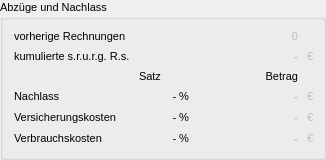
                      <widget class="QGroupBox" name="groupBox_reductions">
                       <property name="sizePolicy">
                        <sizepolicy hsizetype="Expanding" vsizetype="Preferred">
                         <horstretch>0</horstretch>
                         <verstretch>0</verstretch>
                        </sizepolicy>
                       </property>
                       <property name="font">
                        <font>
                         <pointsize>8</pointsize>
                         <italic>false</italic>
                         <underline>false</underline>
                        </font>
                       </property>
                       <property name="title">
                        <string>Abzüge und Nachlass</string>
                       </property>
                       <property name="flat">
                        <bool>true</bool>
                       </property>
                       <layout class="QGridLayout" name="gridLayout_3">
                        <property name="rightMargin">
                         <number>9</number>
                        </property>
                        <property name="horizontalSpacing">
                         <number>9</number>
                        </property>
                        <item row="2" column="1">
                         <widget class="QLabel" name="label_reduction_percent">
                          <property name="text">
                           <string>Satz</string>
                          </property>
                         </widget>
                        </item>
                        <item row="1" column="0">
                         <widget class="QLabel" name="label_prev_invoices">
                          <property name="text">
                           <string>kumulierte s.r.u.r.g. R.s.</string>
                          </property>
                         </widget>
                        </item>
                        <item row="5" column="0">
                         <widget class="QLabel" name="label_rebate">
                          <property name="text">
                           <string>Nachlass</string>
                          </property>
                         </widget>
                        </item>
                        <item row="0" column="0">
                         <widget class="QLabel" name="label_job_3">
                          <property name="font">
                           <font>
                            <pointsize>8</pointsize>
                            <weight>50</weight>
                            <bold>false</bold>
                           </font>
                          </property>
                          <property name="text">
                           <string>vorherige Rechnungen</string>
                          </property>
                         </widget>
                        </item>
                        <item row="1" column="2" colspan="3">
                         <widget class="QLabel" name="label_prev_invoices_amount">
                          <property name="enabled">
                           <bool>false</bool>
                          </property>
                          <property name="sizePolicy">
                           <sizepolicy hsizetype="Minimum" vsizetype="Preferred">
                            <horstretch>0</horstretch>
                            <verstretch>0</verstretch>
                           </sizepolicy>
                          </property>
                          <property name="minimumSize">
                           <size>
                            <width>100</width>
                            <height>0</height>
                           </size>
                          </property>
                          <property name="sizeIncrement">
                           <size>
                            <width>0</width>
                            <height>0</height>
                           </size>
                          </property>
                          <property name="font">
                           <font>
                            <pointsize>10</pointsize>
                            <italic>false</italic>
                            <underline>false</underline>
                           </font>
                          </property>
                          <property name="text">
                           <string>-</string>
                          </property>
                          <property name="alignment">
                           <set>Qt::AlignRight|Qt::AlignTrailing|Qt::AlignVCenter</set>
                          </property>
                         </widget>
                        </item>
                        <item row="7" column="1">
                         <widget class="QLabel" name="label_reduction_usage_costs_2">
                          <property name="minimumSize">
                           <size>
                            <width>50</width>
                            <height>0</height>
                           </size>
                          </property>
                          <property name="text">
                           <string>- %</string>
                          </property>
                          <property name="alignment">
                           <set>Qt::AlignRight|Qt::AlignTrailing|Qt::AlignVCenter</set>
                          </property>
                         </widget>
                        </item>
                        <item row="5" column="1">
                         <widget class="QLabel" name="label_rebate_2">
                          <property name="minimumSize">
                           <size>
                            <width>50</width>
                            <height>0</height>
                           </size>
                          </property>
                          <property name="text">
                           <string>- %</string>
                          </property>
                          <property name="alignment">
                           <set>Qt::AlignRight|Qt::AlignTrailing|Qt::AlignVCenter</set>
                          </property>
                         </widget>
                        </item>
                        <item row="7" column="5">
                         <widget class="QLabel" name="label_currency_14">
                          <property name="enabled">
                           <bool>false</bool>
                          </property>
                          <property name="sizePolicy">
                           <sizepolicy hsizetype="Maximum" vsizetype="Preferred">
                            <horstretch>0</horstretch>
                            <verstretch>0</verstretch>
                           </sizepolicy>
                          </property>
                          <property name="text">
                           <string>€</string>
                          </property>
                         </widget>
                        </item>
                        <item row="2" column="2" colspan="3">
                         <widget class="QLabel" name="label_reduction_amount">
                          <property name="text">
                           <string>Betrag</string>
                          </property>
                          <property name="alignment">
                           <set>Qt::AlignRight|Qt::AlignTrailing|Qt::AlignVCenter</set>
                          </property>
                         </widget>
                        </item>
                        <item row="5" column="5">
                         <widget class="QLabel" name="label_currency_6">
                          <property name="enabled">
                           <bool>false</bool>
                          </property>
                          <property name="sizePolicy">
                           <sizepolicy hsizetype="Maximum" vsizetype="Preferred">
                            <horstretch>0</horstretch>
                            <verstretch>0</verstretch>
                           </sizepolicy>
                          </property>
                          <property name="text">
                           <string>€</string>
                          </property>
                         </widget>
                        </item>
                        <item row="6" column="0">
                         <widget class="QLabel" name="label_reduction_insurance_costs">
                          <property name="text">
                           <string>Versicherungskosten</string>
                          </property>
                         </widget>
                        </item>
                        <item row="1" column="5">
                         <widget class="QLabel" name="label_currency_15">
                          <property name="enabled">
                           <bool>false</bool>
                          </property>
                          <property name="sizePolicy">
                           <sizepolicy hsizetype="Maximum" vsizetype="Preferred">
                            <horstretch>0</horstretch>
                            <verstretch>0</verstretch>
                           </sizepolicy>
                          </property>
                          <property name="text">
                           <string>€</string>
                          </property>
                         </widget>
                        </item>
                        <item row="6" column="1">
                         <widget class="QLabel" name="label_reduction_insurance_costs_2">
                          <property name="minimumSize">
                           <size>
                            <width>50</width>
                            <height>0</height>
                           </size>
                          </property>
                          <property name="text">
                           <string>- %</string>
                          </property>
                          <property name="alignment">
                           <set>Qt::AlignRight|Qt::AlignTrailing|Qt::AlignVCenter</set>
                          </property>
                         </widget>
                        </item>
                        <item row="6" column="5">
                         <widget class="QLabel" name="label_currency_7">
                          <property name="enabled">
                           <bool>false</bool>
                          </property>
                          <property name="sizePolicy">
                           <sizepolicy hsizetype="Maximum" vsizetype="Preferred">
                            <horstretch>0</horstretch>
                            <verstretch>0</verstretch>
                           </sizepolicy>
                          </property>
                          <property name="text">
                           <string>€</string>
                          </property>
                         </widget>
                        </item>
                        <item row="0" column="1" colspan="4">
                         <widget class="QLabel" name="label_prev_invoices_count">
                          <property name="enabled">
                           <bool>false</bool>
                          </property>
                          <property name="text">
                           <string>0</string>
                          </property>
                          <property name="alignment">
                           <set>Qt::AlignRight|Qt::AlignTrailing|Qt::AlignVCenter</set>
                          </property>
                         </widget>
                        </item>
                        <item row="7" column="0">
                         <widget class="QLabel" name="label_reduction_usage_costs">
                          <property name="text">
                           <string>Verbrauchskosten</string>
                          </property>
                         </widget>
                        </item>
                        <item row="5" column="2" colspan="3">
                         <widget class="QLabel" name="label_rebate_amount">
                          <property name="enabled">
                           <bool>false</bool>
                          </property>
                          <property name="minimumSize">
                           <size>
                            <width>0</width>
                            <height>0</height>
                           </size>
                          </property>
                          <property name="sizeIncrement">
                           <size>
                            <width>0</width>
                            <height>0</height>
                           </size>
                          </property>
                          <property name="font">
                           <font>
                            <pointsize>10</pointsize>
                            <italic>false</italic>
                            <underline>false</underline>
                           </font>
                          </property>
                          <property name="text">
                           <string>-</string>
                          </property>
                          <property name="alignment">
                           <set>Qt::AlignRight|Qt::AlignTrailing|Qt::AlignVCenter</set>
                          </property>
                         </widget>
                        </item>
                        <item row="6" column="2" colspan="3">
                         <widget class="QLabel" name="label_reduction_insurance_costs_amount">
                          <property name="enabled">
                           <bool>false</bool>
                          </property>
                          <property name="minimumSize">
                           <size>
                            <width>0</width>
                            <height>0</height>
                           </size>
                          </property>
                          <property name="font">
                           <font>
                            <pointsize>10</pointsize>
                            <italic>false</italic>
                            <underline>false</underline>
                           </font>
                          </property>
                          <property name="text">
                           <string>-</string>
                          </property>
                          <property name="alignment">
                           <set>Qt::AlignRight|Qt::AlignTrailing|Qt::AlignVCenter</set>
                          </property>
                         </widget>
                        </item>
                        <item row="7" column="2" colspan="3">
                         <widget class="QLabel" name="label_reduction_usage_costs_amount">
                          <property name="enabled">
                           <bool>false</bool>
                          </property>
                          <property name="minimumSize">
                           <size>
                            <width>0</width>
                            <height>0</height>
                           </size>
                          </property>
                          <property name="font">
                           <font>
                            <pointsize>10</pointsize>
                            <italic>false</italic>
                            <underline>false</underline>
                           </font>
                          </property>
                          <property name="text">
                           <string>-</string>
                          </property>
                          <property name="alignment">
                           <set>Qt::AlignRight|Qt::AlignTrailing|Qt::AlignVCenter</set>
                          </property>
                         </widget>
                        </item>
                       </layout>
                      </widget>
